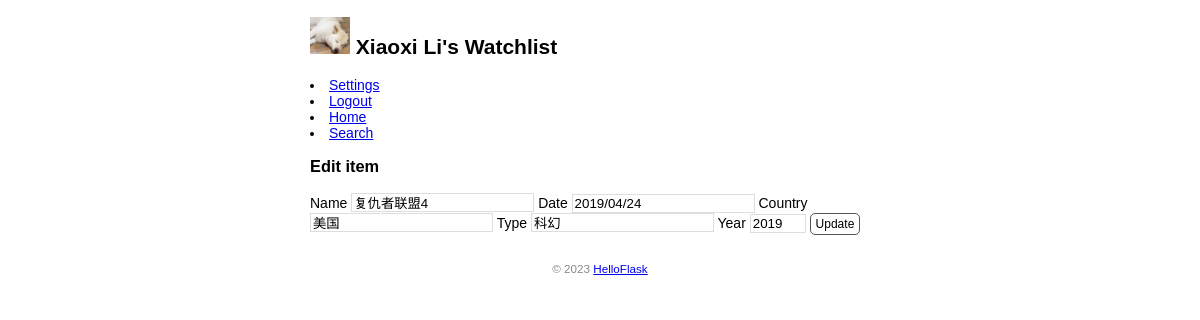
/movie/edit/1004 (signed in), run on the app's committed database.
### app.py (models this page shows, shortened)
class User(db.Model, UserMixin): #表名是user
    id = db.Column(db.Integer,primary_key = True) #主键
    name = db.Column(db.String(20)) #名字
    username = db.Column(db.String(20))  # 用户名
    password_hash = db.Column(db.String(128))  # 密码散列值

class movie_info(db.Model):
    __tablename__ = 'movie_info'
    movie_id = db.Column(db.String(10), primary_key = True) #主键
    movie_name = db.Column(db.String(60)) #电影标题
    release_date = db.Column(db.String(10)) #电影具体日期
    country = db.Column(db.String(2))#出品国家
    type = db.Column(db.String(2))#电影种类
    year = db.Column(db.Integer) #电影年份
    actors = db.relationship('actor_info', secondary = 'movie_actor_relation', backref = 'movie_info')

### app.py (the view, shortened to what this page needs)
@app.route('/movie/edit/<int:movie_id>', methods=['GET', 'POST'])
@login_required
def edit(movie_id):
    movie = movie_info.query.get_or_404(movie_id) #如果找不到就返回404错误响应
    return render_template('edit.html', movie=movie)  # 传入被编辑的电影记录

### app.py (called while the page is built)
@login_manager.user_loader
def load_user(user_id):  # 创建用户加载回调函数，接受用户 ID 作为参数
    user = User.query.get(int(user_id))  # 用 ID 作为 User 模型的主键查询对应的用户
    return user  # 返回用户对象

@app.context_processor #注册一个模板上下文处理函数，处理多个模板内都需要使用的变量
def inject_user():
    user = User.query.first()
    return dict(user=user) #返回字典，等同于return{'user':user}

### templates/edit.html
{% extends 'base.html' %}
{% block content %}
<h3>Edit item</h3>
<form method="post">
    Name <input type="text" name="title" autocomplete="off" required value="{{ movie.movie_name }}">
    Date <input type="text" name="date" autocomplete="off" required value ="{{ movie.release_date }}" >
    Country <input type="text" name="country" autocomplete="off" required value = "{{ movie.country }}">
    Type <input type="text" name="type" autocomplete="off" required value = "{{ movie.type }}">
    Year <input type="text" name="year" autocomplete="off" required value="{{ movie.year }}">
    <input class="btn" type="submit" name="submit" value="Update">
</form>
{% endblock %}

### templates/base.html (shortened to what this page needs)
<!DOCTYPE html>
<html lang="en">
<head>
    {% block head %}
    <link rel="stylesheet" href="{{ url_for('static', filename='main.css') }}" type="text/css">
    {% endblock %}
</head>
<body>
    <h2>
        <img alt="icon" class="icon" src="{{ url_for('static', filename='favicon.jpg')}}">
        {{ user.name }}'s Watchlist
    </h2>
    <nav>
        <u1>
            {% if current_user.is_authenticated %}
                <li><a href="{{ url_for('settings') }}">Settings</a></li>
                <li><a href="{{ url_for('logout') }}">Logout</a></li>
            {% else %}
                <li><a href="{{ url_for('login') }}">Login</a></li>
            {% endif %}
            <li><a href="{{ url_for('index') }}">Home</a></li>
            <li><a href="{{ url_for('search') }}">Search</a></li>
        </u1>
    </nav>
     {% block content %}{% endblock %}
    <footer>
        <small>&copy; 2023 <a href="http://helloflask.com/tutorial">HelloFlask</a></small>
    </footer>
</body>
</html>

### static/main.css (style rules this page uses)
body { margin: auto; max-width: 580px; font-size: 14px; font-family: Helvetica, Arial, sans-serif; }
footer { color:#888; margin-top:15px; text-align: center; padding: 10px; }
.icon { width:40px }
input[type=submit] { font-family: inherit; }
input[type=text] { border: 1px solid #ddd; }
input[name=year] { width: 50px; }
.btn { font-size: 12px; padding: 3px 5px; text-decoration: none; cursor: pointer; background-color: white; color: black; border: 1px solid #555555; border-radius: 5px; }

### data on the page
User: name "Xiaoxi Li"
movie_info: title "复仇者联盟4", date "2019/04/24", country "美国", type "科幻", year "2019"
